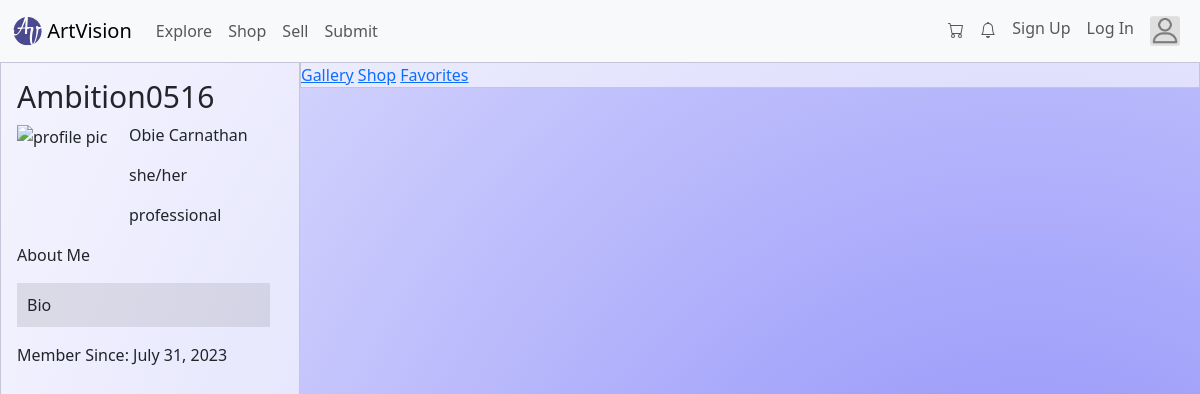
The page /user/1 on the database as committed earlier.
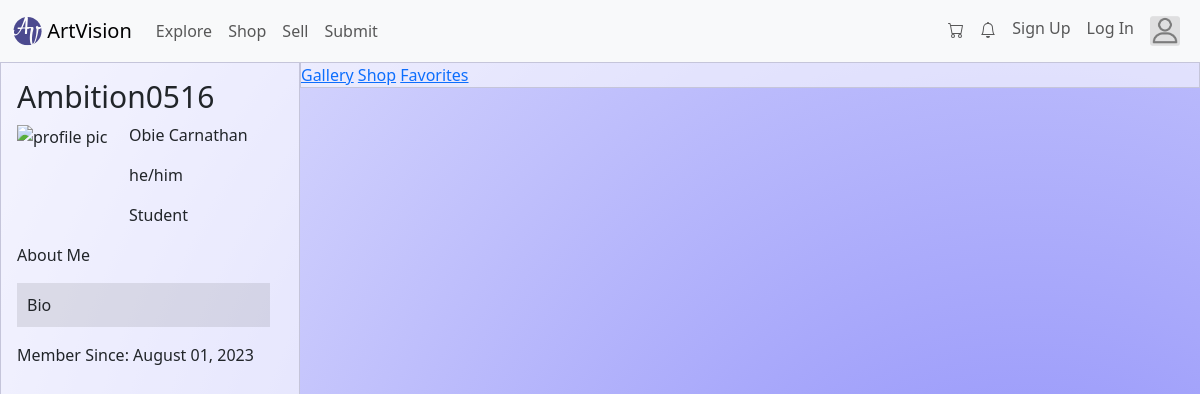
The same page on the database as committed later.
### main.py (models this page shows, shortened)
class User(db.Model):
    __tablename__="users"
    id = db.Column(db.Integer, primary_key = True)
    name = db.Column(db.Text)
    email = db.Column(db.Text)
    userName = db.Column(db.Text)
    password = db.Column(db.Text)
    bio = db.Column(db.Text)
    profilePhotoLink = db.Column(db.Text)
    pronouns = db.Column(db.Text)
    title = db.Column(db.Text)
    registrationDate = db.Column(db.DateTime)

### main.py (the view)
@app.route('/user/<int:user_id>')
def userProfile(user_id):
    if success and 'user_id' in session and session['user_id'] == user_id: # 1st person profile visit
        user = User.query.get(user_id)
        artworks = Artwork.query.filter_by(user_id=user_id).all()
        return render_template ('userProfile.html', user=user, isUsersProfile=True, artworks=artworks)
    else: # 3rd person profile visit
        user = User.query.get(user_id)
        artworks = Artwork.query.filter_by(user_id=user_id).all()
        return render_template('userProfile.html', user=user, isUsersProfile=False, artworks=artworks)

### templates/userProfile.html (shortened to what this page needs)
<!DOCTYPE html>
<html lang="en">
<head>
    <link rel="stylesheet" href="{{ url_for('static', filename='css/profile.css') }}" />
</head>
<body class="user-profile">
        {% extends "base.html" %}
    {% block content %}
    <div class="profile">
            <div class="profile-details">
                <h1 class="user-name">{{ user.userName }} </h1>
                <div class="user-intro">
                    <div class="user-img-container">
                        <img src="{{ user.profilePhotoLink }}" alt="profile pic">
                    </div>
                    <div>
                        <p>{{ user.name }}</p>
                        <p>{{ user.pronouns}}</p>
                        <p>{{ user.title}}</p>
                    </div>
                </div>
                <p>About Me</p>
                <div class="bio">
                    <p>{{ user.bio }}</p>
                </div>
                <p>Member Since: {{ (user.registrationDate).strftime("%B %d, %Y")}}</p>
            </div>
        <div class="artwork-gallery">
            <nav>
                <a href="#" class="user-data" onclick="loadContent('gallery')" value="{{user.id}}">Gallery</a>
                <a href="#" class="user-data" onclick="loadContent('shop')" value="{{user.id}}" >Shop</a>
                <a href="#" class="user-data" onclick="loadContent('favorites')" value="{{user.id}}">Favorites</a>
            </nav>
            <div class="artwork-grid">
                </div>
            </div>
        </div>
    {% endblock %}

### templates/base.html (shortened to what this page needs)
<!DOCTYPE html>
<html lang="en" dir="ltr">
    <head>
             <link href="https://cdn.jsdelivr.net/npm/bootstrap@5.3.1/dist/css/bootstrap.min.css" rel="stylesheet">
    </head>
    <body>
            <nav class="navbar navbar-expand-lg navbar-light bg-light">
              <div class="container-fluid">
                <a class="navbar-brand" href="#"><img src="{{ url_for('static', filename='img/ArtVision_Logo.svg')}}" width="30" height="30" class="d-inline-block align-top" alt="">
                  ArtVision</a>
                <div class="collapse navbar-collapse" id="navbarSupportedContent">
                  <ul class="navbar-nav me-auto mb-2 mb-lg-0">
                    <li class="nav-item">
                      <a class="nav-link" href="{{url_for('explore')}}">Explore</a>
                    </li>
                    {% if session['logged_in'] %}
                    <li class="nav-item">
                      <a class="nav-link" href="#">Shop</a>
                    </li>
                    <li class="nav-item">
                      <a class="nav-link" href="{{ url_for('sellingPage', user_id=user.id ) }}">Sell</a>
                    </li>
                    <li class="nav-item">
                      <a class="nav-link" href="{{ url_for('uploadPage', user_id=user.id ) }}">Submit</a>
                    </li>
                    {% else %}
                    <li class="nav-item">
                      <a class="nav-link" href="#">Shop</a>
                    </li>
                    <li class="nav-item">
                      <a class="nav-link" href="{{ url_for('register') }}">Sell</a>
                    </li>
                    <li class="nav-item">
                      <a class="nav-link" href="{{ url_for('register') }}">Submit</a>
                    </li>
                    {% endif %}
                  </ul>
                  <ul class="navbar-nav mb-2 mb-lg-0 justify-content-end">
                    <li class="nav-item">
                      <a class="nav-link" aria-current="page" href="#"></a>
                    </li>
                    <li class="nav-item">
                      <a class="nav-link" href="#"></a>
                    </li>
                    {% if session['logged_in'] %}
                    <li class="nav-item">
                      <a class="nav-link" href="{{ url_for('logout') }}">Log Out</a>
                    </li>
                    <li class="nav-item">
                      <a class="nav-link"  href="{{ url_for('userProfile', user_id=user.id) }}" ><img src="{{ user.profilePhotoLink }}" width="30"></a>
                    </li>
                    {% else %}
                    <li class="nav-item">
                      <a class="nav-link"  href="{{ url_for('register') }}" >Sign Up</a>
                    </li>
                    <li class="nav-item">
                      <a class="nav-link"  href="{{ url_for('loginPage') }}" >Log In</a>
                    </li>
                    <li class="nav-item">
                      <a class="nav-link"  href="#" ><img src="../../HTML/image/Profile Photo.png" alt="profile pic" width="30"></a>
                    </li>
                    {% endif %}
                  </ul>
                </div>
              </div>
            </nav>
    {% block content %}
    {% endblock %}
    </body>
</html>

### static/css/profile.css (style rules this page uses)
:root { --primary: #3E3EF6; --primary-fd: #6962CE; --dark-secondary: #8392B9; --dark-secondary-h: #5C6B8E; --secondary: #E1E1E5; --secondary-h: #D7D7DB; --bg-gradient: radial-gradient(127.48% 204.84% at 85.59% 90.56%, rgba(18, 18, 244, 0.5) 0%, rgba(255, 255, 255, 0) 100%), #FFFFFF; --bg-gradient-scd: radial-gradient(circle farthest-corner at 70% 20%, rgba(35, 16, 255, 0.7) 0%, rgba(195, 136, 67, 0.35) 56%, rgba(248, 194, 0, 0) 100%), #FFFFFF; --font: 'Inter', sans-serif; --form-shadow: rgba(17, 17, 26, 0.05) 0px 4px 16px, rgba(17, 17, 26, 0.05) 0px 8px 32px; }
body { background: var(--bg-gradient); min-height: 100vh; }
.user-profile { display: flex; flex-direction: column; }
.profile { flex: 1; display: flex; }
.profile-details { width: 300px; flex-shrink: 0; padding: 16px; background-color: rgb(255, 255, 255, 58%); border: 1px solid #C5C5DA; border-collapse: collapse; }
.artwork-gallery { flex: 1; display: flex; flex-direction: column; }
.artwork-grid { display: flex; flex-wrap: wrap; padding: 26px; gap: 20px; max-height: 100vh; overflow-y: auto; }
.user-name { font-size: 30px; }
.user-intro { display: flex; gap: 12px; }
.user-img-container { width: 100px; height: 100px; overflow: hidden; }
.user-img-container img { width: 100%; height: 100%; object-fit: cover; }
.artwork-gallery nav { background-color: rgb(255, 255, 255, 58%); border: 1px solid #C5C5DA; }
.bio { width: 95%; background: rgba(0, 0, 0, 0.09); }
.bio p { padding: 10px; }

Rows that differ between the two databases and show on the page:
changed User "Ambition0516": pronouns "she/her" → "he/him"; title "professional" → "Student"; registrationDate "July 31, 2023" → "August 01, 2023"
